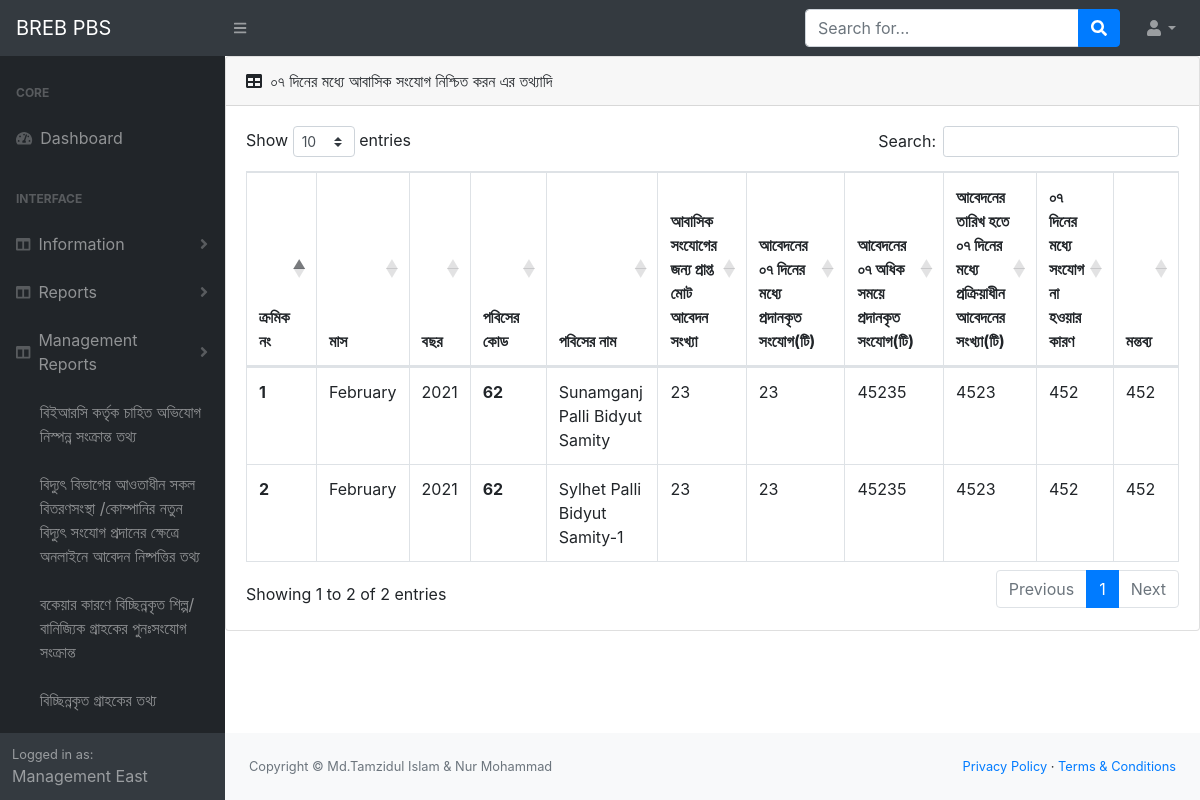
Screenshot of /m-domestic-connection-seven-day (signed in) with the database file from the repository.
### infoapp/models.py (models this page shows, shortened)
class PbsInfo(models.Model):
    user=models.OneToOneField(User, on_delete=models.CASCADE)
    pbs_name=models.CharField(max_length=50)
    pbs_name_benglai=models.CharField(max_length=50)
    pbs_code=models.IntegerField(blank=True, null= True)
    management_code=models.IntegerField(blank=True, null=True)
    address=models.TextField(blank=True, null=True)
    mobile_no=models.TextField(blank=True , null=True)

class DomesticConnectionSevenDay(models.Model):
    pbs_code=models.IntegerField(blank=True, null=True)
    management_code=models.IntegerField(blank=True,null=True)
    month=models.CharField(max_length=10, blank=True, null=True)
    year=models.CharField(max_length=10,blank=True, null=True)
    total_app=models.CharField(max_length=250, blank=True,null=True)
    con_within_seven_day_app=models.CharField(max_length=250, blank=True, null=True)
    con_without_seven_day_app=models.CharField(max_length=250, blank=True, null=True)
    process_seven_day_app=models.CharField(max_length=250, blank=True, null=True)
    reason_not_con_of_seven_day=models.TextField(max_length=250, blank=True, null=True)
    remarks=models.TextField(max_length=250, blank=True, null=True)

### infoapp/views.py (the view)
# urls.py: path('m-domestic-connection-seven-day', views.m_domestic_connection_seven_day , name='m_domestic_connection_seven_day'),
def m_domestic_connection_seven_day(request):
    current_user=request.user
    user_id=current_user.id
    user_management_info=ManagementInfo.objects.get(user__pk=user_id)
    user_pbs_management_info=PbsInfo.objects.filter(management_code=user_management_info.management_code)
    my_data=DomesticConnectionSevenDay.objects.filter(management_code=user_management_info.management_code)
    context={'my_data':my_data,'user_pbs_management_info':user_pbs_management_info}
    return render(request, 'm_domestic_connection_seven_day.html',context)

### templates/m_domestic_connection_seven_day.html (shortened to what this page needs)
{% extends 'base.html'%}
{% block contentttt %}
{% block content %}
<div class="card mb-4">
  <div class="card-header">
      <i class="fas fa-table mr-1"></i>
      ০৭ দিনের মধ্যে আবাসিক সংযোগ নিশ্চিত করন এর তথ্যাদি
  </div>
  <div class="card-body">
      <div class="table-responsive">
          <table class="table table-bordered" id="dataTable" width="100%" cellspacing="0">
              <thead>
                <tr>
                  <th scope="col">ক্রমিক নং</th>
                  <th scope="col">মাস</th>
                  <th scope="col">বছর</th>
                  <th scope="col">পবিসের কোড</th>
                  <th scope="col">পবিসের নাম</th>
                  <th scope="col">আবাসিক সংযোগের জন্য প্রাপ্ত মোট আবেদন সংখ্যা </th>
                  <th scope="col">আবেদনের ০৭ দিনের মধ্যে প্রদানকৃত সংযোগ(টি)</th>
                  <th scope="col">আবেদনের ০৭ অধিক সময়ে প্রদানকৃত সংযোগ(টি)</th>
                  <th scope="col">আবেদনের তারিখ হতে ০৭ দিনের মধ্যে প্রক্রিয়াধীন আবেদনের সংখ্যা(টি)</th>
                  <th scope="col">০৭ দিনের মধ্যে সংযোগ না হওয়ার কারণ </th>
                  <th scope="col">মন্তব্য </th>
                </tr>
              </thead>
              <tbody>
                {% for my_data in my_data%}
                {% for i in user_pbs_management_info%}
              <tr>
                <th>{{ forloop.counter }}</th>
                <td>{{ my_data.month }}</td>
                <td>{{ my_data.year }}</td>
                <th scope="row">{{ my_data.pbs_code }}</th>
                <td>{{ i.pbs_name }}</td>
                <td>{{ my_data.total_app }}</td>
                <td>{{ my_data.con_within_seven_day_app }}</td>
                <td>{{ my_data.con_without_seven_day_app }}</td>
                <td>{{ my_data.process_seven_day_app }}</td>
                <td>{{ my_data.reason_not_con_of_seven_day }}</td>
                <td>{{ my_data.remarks }}</td>
              </tr>
              {% endfor %}
              {% endfor %}
              </tbody>
          </table>
      </div>
  </div>
</div>
{% endblock %}
{% endblock %}

### templates/base.html (shortened to what this page needs)
{% load static %}
<!DOCTYPE html>
<html lang="en">
    <head>
        <link href="{% static 'css/styles.css'%}" rel="stylesheet" />
        <link href="https://cdn.datatables.net/1.10.20/css/dataTables.bootstrap4.min.css" rel="stylesheet" />
    </head>
    <body class="sb-nav-fixed">
        <nav class="sb-topnav navbar navbar-expand navbar-dark bg-dark">
            <a class="navbar-brand" href="home_page.html">BREB PBS</a>
            <button class="btn btn-link btn-sm order-1 order-lg-0" id="sidebarToggle" href="#"><i class="fas fa-bars"></i></button>
            <form class="d-none d-md-inline-block form-inline ml-auto mr-0 mr-md-3 my-2 my-md-0">
                <div class="input-group">
                    <input class="form-control" type="text" placeholder="Search for..." aria-label="Search" aria-describedby="basic-addon2" />
                    <div class="input-group-append">
                        <button class="btn btn-primary" type="button"><i class="fas fa-search"></i></button>
                    </div>
                </div>
            </form>
            <ul class="navbar-nav ml-auto ml-md-0">
                <li class="nav-item dropdown">
                    <a class="nav-link dropdown-toggle" id="userDropdown" href="#" role="button" data-toggle="dropdown" aria-haspopup="true" aria-expanded="false"><i class="fas fa-user fa-fw"></i></a>
                </li>
            </ul>
        </nav>
        <div id="layoutSidenav">
            <div id="layoutSidenav_nav">
                <nav class="sb-sidenav accordion sb-sidenav-dark" id="sidenavAccordion">
                    <div class="sb-sidenav-menu">
                        <div class="nav">
                            <div class="sb-sidenav-menu-heading">Core</div>
                            <a class="nav-link" href="index.html">
                                <div class="sb-nav-link-icon"><i class="fas fa-tachometer-alt"></i></div>
                                Dashboard
                            </a>
                            <div class="sb-sidenav-menu-heading">Interface</div>
                            <a class="nav-link collapsed" href="#" data-toggle="collapse" data-target="#collapseLayouts" aria-expanded="false" aria-controls="collapseLayouts">
                                <div class="sb-nav-link-icon"><i class="fas fa-columns"></i></div>
                                Information
                                <div class="sb-sidenav-collapse-arrow"><i class="fas fa-angle-down"></i></div>
                            </a>
                            <a class="nav-link collapsed" href="#" data-toggle="collapse" data-target="#collapseLayoutss" aria-expanded="false" aria-controls="collapseLayouts">
                                <div class="sb-nav-link-icon"><i class="fas fa-columns"></i></div>
                                Reports
                                <div class="sb-sidenav-collapse-arrow"><i class="fas fa-angle-down"></i></div>
                            </a>
                            <a class="nav-link collapsed" href="#" data-toggle="collaps" data-target="#collapseLayoutss" aria-expanded="false" aria-controls="collapseLayouts">
                                <div class="sb-nav-link-icon"><i class="fas fa-columns"></i></div>
                                Management Reports
                                <div class="sb-sidenav-collapse-arrow"><i class="fas fa-angle-down"></i></div>
                            </a>
                            <div class="collaps" id="collapseLayoutss" aria-labelledby="headingOne" data-parent="#sidenavAccordion">
                                <nav class="sb-sidenav-menu-nested nav">
                                    <a class="nav-link" href="{% url 'infoapp:m_berc_info' %}">বিইআরসি কর্তৃক চাহিত অভিযোগ নিস্পন্ন সংক্রান্ত তথ্য</a>
                                    <a class="nav-link" href="{% url 'infoapp:m_new_con_info' %}">বিদ্যুৎ বিভাগের আওতাধীন সকল বিতরণসংস্থা /কোম্পানির নতুন বিদ্যুৎ সংযোগ প্রদানের ক্ষেত্রে অনলাইনে আবেদন নিষ্পত্তির তথ্য</a>
                                    <a class="nav-link" href="{% url 'infoapp:m_industry_commercial_dc_rc' %}">বকেয়ার কারণে বিচ্ছিন্নকৃত শিল্প/বানিজ্যিক গ্রাহকের পুনঃসংযোগ সংক্রান্ত</a>
                                    <a class="nav-link" href="{% url 'infoapp:m_dc_consumer' %}">বিচ্ছিন্নকৃত গ্রাহকের তথ্য</a>
                                    <a class="nav-link" href="{% url 'infoapp:m_connected_consumer' %}">অবিচ্ছিন্নকৃত গ্রাহকের তথ্য</a>
                                </nav>
                            </div>
                        </div>
                    </div>
                    <div class="sb-sidenav-footer">
                        <div class="small">Logged in as:</div>
                        {{ user.first_name|title}}    {{user.last_name|title}}
                    </div>
                </nav>
            </div>
            <div id="layoutSidenav_content">
                {% block content %}
                {% endblock %}
                <footer class="py-4 bg-light mt-auto">
                    <div class="container-fluid">
                        <div class="d-flex align-items-center justify-content-between small">
                            <div class="text-muted">Copyright &copy; Md.Tamzidul Islam & Nur Mohammad</div>
                            <div>
                                <a href="#">Privacy Policy</a>
                                &middot;
                                <a href="#">Terms &amp; Conditions</a>
                            </div>
                        </div>
                    </div>
                </footer>
            </div>
        </div>
    </body>
</html>

### rows the page displays
DomesticConnectionSevenDay: month "February", year "2021", pbs_code "62", total_app "23", con_within_seven_day_app "23", con_without_seven_day_app "45235", process_seven_day_app "4523", reason_not_con_of_seven_day "452", remarks "452"
PbsInfo: pbs_name "Sunamganj Palli Bidyut Samity"
PbsInfo: pbs_name "Sylhet Palli Bidyut Samity-1"

### other values shown
{{ user.first_name|title }} "Management"
{{ user.last_name|title }} "East"
